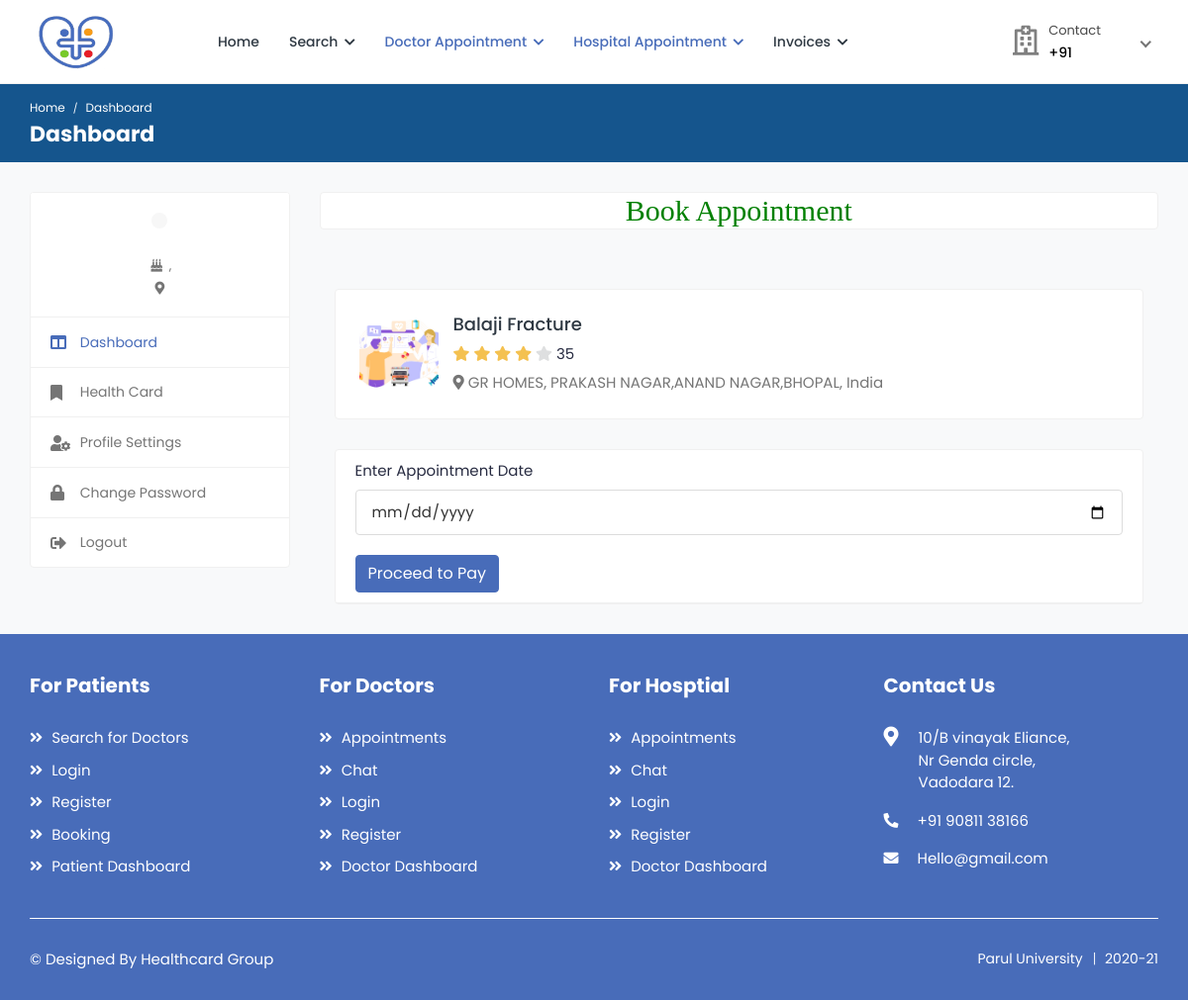
The app's page /hospital_appointment1 with its own data.
### health/models.py (models this page shows, shortened)
class Hospital(models.Model):
    status = models.CharField(max_length=100,null=True)
    user = models.ForeignKey(User, on_delete=models.CASCADE, null=True)
    mobile = models.CharField(max_length=10, null=True)
    name = models.CharField(max_length=100, null=True)
    nom_doctor = models.CharField(max_length=100, null=True)
    nom_beds = models.CharField(max_length=100, null=True)
    foundation_date = models.DateField(null=True)
    timing = models.CharField(max_length=100, null=True)
    owner_name = models.CharField(max_length=100, null=True)
    days_time = models.CharField(max_length=100, null=True)
    address = models.CharField(max_length=100, null=True)
    biography = models.TextField(null=True)
    image = models.FileField(null=True)

### health/views.py (the view)
# urls.py: path('hospital_appointment<int:pid>', hospital_appointment,name="hospital_appointment"),
def hospital_appointment(request,pid):
    hospital=Hospital.objects.get(id=pid)
    if request.method == "POST":
        a = request.POST['a_date']
        app=Hospital_Appointment.objects.create(hospital=hospital,patient=Patient.objects.get(user=request.user),a_date=a,status="pending",p_status="pending")
        messages.success(request,"Appointment Request Sent Successfully")
        return redirect("hospital_payment",app.id)
    d={'hospital':hospital}
    return render(request,'patient/hospital_appointment.html',d)

### health/templates/patient/hospital_appointment.html (shortened to what this page needs)
{% extends 'patient/sidebar.html' %}
{% load static %}
{% block b %}
<h2 style="font-family:roman;color:green" align="center" class="card">Book Appointment</h2>
<div class="content">
				<div class="container">
					<div class="row">
						<div class="col-12">
							<div class="card">
								<div class="card-body">
									<div class="booking-doc-info">
										<a href="doctor-profile.html" class="booking-doc-img">
											<img src="{{hospital.image.url}}" alt="User Image">
										</a>
										<div class="booking-info">
											<h4><a href="doctor-profile.html"> {{hospital.name}}</a></h4>
											<div class="rating">
												<i class="fas fa-star filled"></i>
												<i class="fas fa-star filled"></i>
												<i class="fas fa-star filled"></i>
												<i class="fas fa-star filled"></i>
												<i class="fas fa-star"></i>
												<span class="d-inline-block average-rating">35</span>
											</div>
											<p class="text-muted mb-0"><i class="fas fa-map-marker-alt"></i> {{hospital.address}}, India</p>
										</div>
									</div>
								</div>
							</div>
							<div class="card booking-schedule schedule-widget">
								<div class="schedule-header">
									<div class="row">
										<div class="col-md-12">
											<form action="" method="post">
												<div class="form-group">
													<label>Enter Appointment Date</label>
													<input type="date" class="form-control" name="a_date">
												</div>
                                                <button type="submit"  class="btn btn-primary submit-btn">Proceed to Pay</button>
							</div>
										</div>
									</div>
								</div>
                            </div>
						</div>
					</div>
				</div>
			</div>
		{% endblock %}

### records on screen
Hospital: image (picture), name "Balaji Fracture", address "GR HOMES, PRAKASH NAGAR,ANAND NAGAR,BHOPAL"
